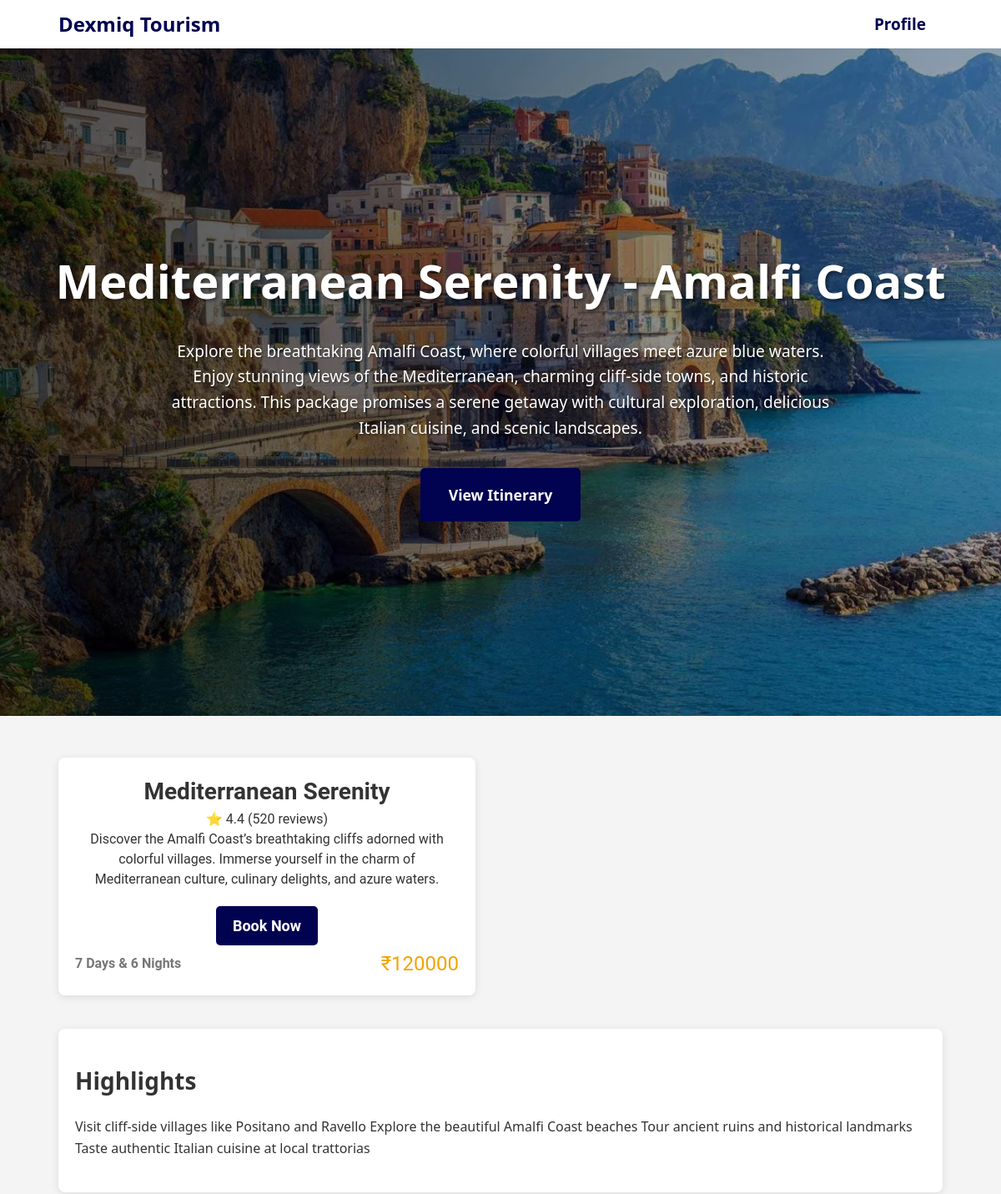
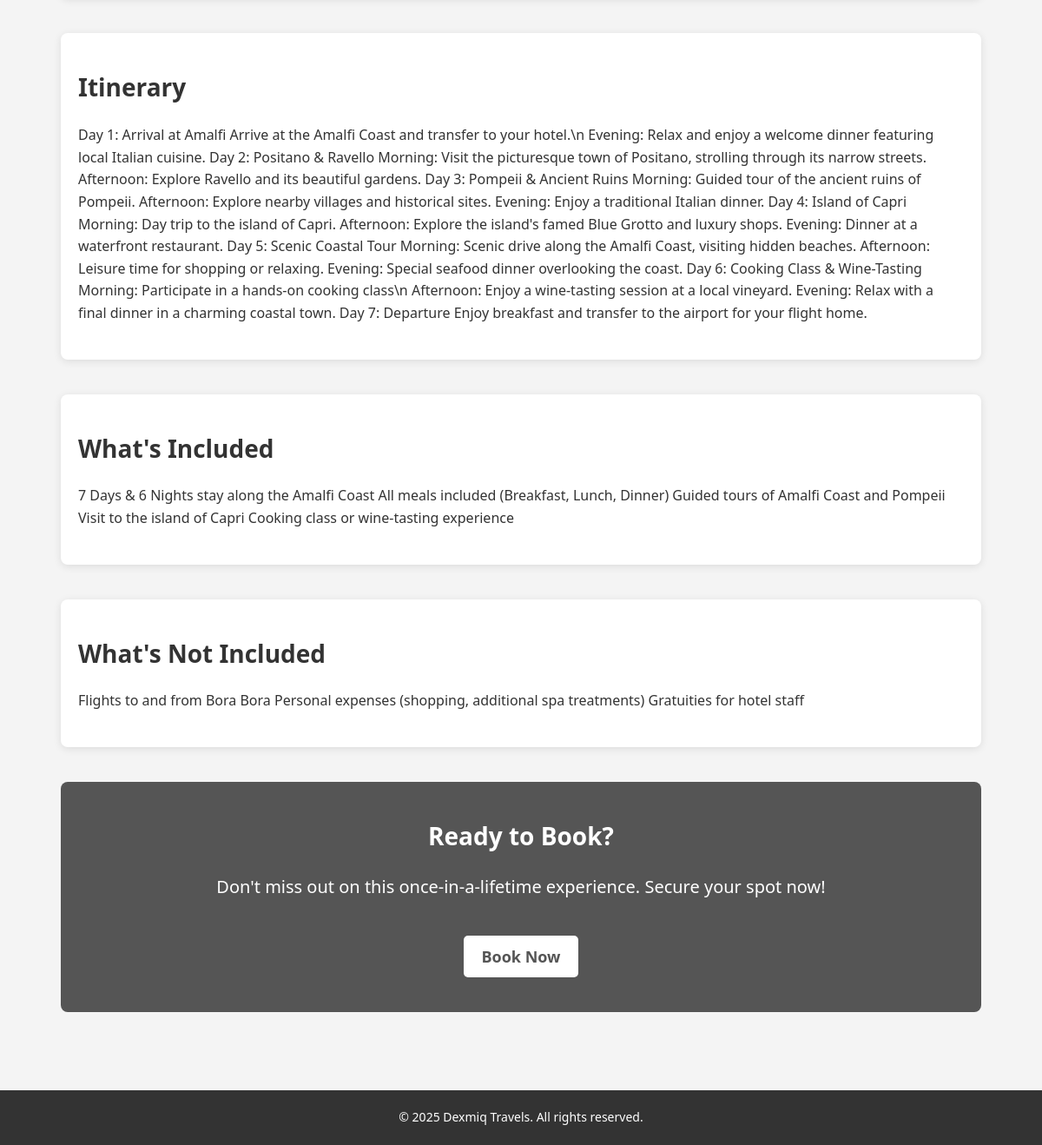
The page /api/package/4/ on the database its author committed (2 pictures, top to bottom).
### packages/models.py (models this page shows, shortened)
class Packages(models.Model):
    id = models.AutoField(primary_key = True)
    title = models.CharField(max_length = 50)
    image = models.ImageField(upload_to = 'packages/')
    hero_image = models.ImageField(upload_to = 'hero_images/')
    rating = models.FloatField(default = 0.0)
    reviews = models.IntegerField(default = 0)
    price = models.IntegerField(default = 0)
    duration = models.CharField(max_length = 50, default = 'Unknown')
    destination = models.CharField(max_length = 50, default=  'Unknown')
    short_description = models.TextField(default ="No short description available")
    long_description = models.TextField(default ="No long description available")
    highlights = models.TextField(default = "No highlights specified")
    itinerary = models.TextField(default = "No itinerary specified")
    inclusions = models.TextField(default = "No inclusions specified")
    exclusions = models.TextField(default = "No exclusions specified")
    customers = models.ManyToManyField(Customer, through='booking.Booking', related_name='packages')
    is_active = models.BooleanField(default=True)
    created_at = models.DateTimeField(auto_now_add=True)
    updated_at = models.DateTimeField(auto_now=True)
    is_featured = models.BooleanField(default=False)
    class Meta:
        ordering = ['-created_at']  # Packages by Last created

### packages/views.py (the view)
# urls.py: path('package/<int:id>/', package_detail, name='package_detail'),
def package_detail(request, id):
    package = get_object_or_404(Packages, id=id)
    return render(request, 'package_detail.html', {'package': package})

### templates/package_detail.html (shortened to what this page needs)
{% load static %}
<!DOCTYPE html>
<html lang="en">
<head>
    <link rel="stylesheet" href="{% static 'css/style.css' %}">
</head>
<body>
    <div class="navbar">
        <div class="container flex">
            <a href="{% url 'homepage' %}"><h1 class="logo">Dexmiq Tourism</h1></a>
            <nav id="navbar">
                <ul>
                    <li><a href="{% url 'profile' %}" class="file">Profile</a></li>
                </ul>
            </nav>
        </div>
    </div>
    <section class="hero" style="background-image: url('{{ package.hero_image.url }}');">
        <div class="hero-text">
            <h1>{{ package.title }} - {{ package.destination }}</h1>
            <p>{{package.long_description }}</p>
            <a href="#itinerary" class="itinerary-btn">View Itinerary</a>
        </div>
    </section>
    <div class="container">
        <section class="package-detail">
            <div class="package-detail-card">
                <h3>{{ package.title }}</h3>
                <div class="review-rating">
                    <span class="rating">⭐ {{ package.rating }}</span>
                    <span class="reviews">({{ package.reviews }} reviews)</span>
                </div>
                <p>{{ package.short_description }}</p>
                <div class="bottom-info">
                    <span class="duration">{{ package.duration }}</span>
                    <span class="price">₹{{ package.price }}</span>
                </div>
                <div class="booking-section">
                    <a href="{% url 'booking_view' package.id %}" class="book-btn">Book Now</a>
                </div>
            </div>
        </section>
        <section class="highlights">
            <h2>Highlights</h2>
            <p>{{ package.highlights }}</p>
        </section>
        <section id="itinerary" class="itinerary">
            <h2>Itinerary</h2>
            <p>{{ package.itinerary }}</p>
        </section>
        <section class="inclusions">
            <h2>What's Included</h2>
            <p>{{ package.inclusions }}</p>
        </section>
        <section class="exclusions">
            <h2>What's Not Included</h2>
            <p>{{ package.exclusions }}</p>
        </section>
        <section id="book-now" class="book-now">
            <h2>Ready to Book?</h2>
            <p>Don't miss out on this once-in-a-lifetime experience. Secure your spot now!</p>
            <a href="{% url 'booking_view' package.id %}" class="book-btn">Book Now</a>
        </section>
    </div>
    <footer>
        <p>&copy; 2025 Dexmiq Travels. All rights reserved.</p>
    </footer>
</body>
</html>

### static/css/style.css (style rules this page uses)
* { margin: 0; padding: 0; box-sizing: border-box; }
body { font-family: system-ui, -apple-system, BlinkMacSystemFont, 'Segoe UI', Roboto, Oxygen, Ubuntu, Cantarell, 'Open Sans', 'Helvetica Neue', sans-serif, sans-serif; line-height: 1.6; background-color: #f4f4f4; color: #333; }
a { text-decoration: none; color: inherit; }
.container { width: 90%; max-width: 1200px; margin: 0 auto; padding: 10px; }
.navbar { background-color: #fff; position: relative; }
.navbar .container { display: flex; justify-content: space-between; align-items: center; }
.navbar .logo { font-size: 24px; font-weight: bold; color: #fff; color: #010250; }
#navbar ul { display: flex; list-style-type: none; }
#navbar ul li { margin-right: 20px; }
#navbar ul li a { color: #010250; font-size: 19px; transition: color 0.3s ease; font-weight: bold; }
.hero { position: relative; width: 100%; height: 100vh; background-size: cover; background-position: center; background-repeat: no-repeat; display: flex; align-items: center; justify-content: center; }
.hero-text { position: relative; z-index: 2; width: 100%; padding: 2rem; text-align: center; color: #fff; background: linear-gradient(to right, rgba(0,0,0,0.7) 0%, rgba(0,0,0,0.3) 100%); height: 100%; display: flex; flex-direction: column; justify-content: center; align-items: center; }
.hero-text h1 { font-size: 3.5rem; font-weight: bold; margin-bottom: 1.5rem; text-shadow: 2px 2px 4px rgba(0,0,0,0.5); }
.hero-text p { font-size: 1.2rem; max-width: 800px; margin: 0 auto 2rem; line-height: 1.6; text-shadow: 1px 1px 2px rgba(0,0,0,0.5); }
.hero::before { display: none; }
.itinerary-btn { display: inline-block; padding: 1rem 2rem; background-color: #010250; color: #fff; font-size: 1.1rem; font-weight: bold; border-radius: 5px; transition: all 0.3s ease; border: 2px solid transparent; }
.package-detail { display: flex; flex-wrap: wrap; gap: 30px; margin: 40px 0; }
.package-detail-card { flex: 1; max-width: 500px; background: #fff; box-shadow: 0 2px 10px rgba(0, 0, 0, 0.1); border-radius: 8px; padding: 20px; text-align: center; font-family: 'Roboto', 'Arial', sans-serif; color: #333; line-height: 1.5; position: relative; padding-bottom: 60px; }
.package-detail-card h3 { font-size: 28px; font-weight: bold; color: #333; }
.bottom-info { position: absolute; bottom: 20px; left: 0; right: 0; display: flex; justify-content: space-between; align-items: center; padding: 0 20px; font-size: 16px; color: #777; }
.bottom-info .duration { font-weight: bold; }
.bottom-info .price { font-size: 24px; color: #f4a300; }
.book-btn { display: inline-block; padding: 10px 20px; background-color: #010250; color: #fff; font-size: 18px; font-weight: bold; border-radius: 5px; margin-top: 20px; transition: background-color 0.3s ease; }
.highlights { background-color: #fff; padding: 40px 20px; margin: 40px 0; box-shadow: 0 2px 10px rgba(0, 0, 0, 0.1); border-radius: 8px; }
.highlights h2 { font-size: 28px; margin-bottom: 20px; color: #333; }
.itinerary { background-color: #fff; padding: 40px 20px; margin: 40px 0; box-shadow: 0 2px 10px rgba(0, 0, 0, 0.1); border-radius: 8px; }
.itinerary h2 { font-size: 28px; margin-bottom: 20px; color: #333; }
.inclusions { background-color: #fff; padding: 40px 20px; margin: 40px 0; box-shadow: 0 2px 10px rgba(0, 0, 0, 0.1); border-radius: 8px; }
.inclusions h2 { font-size: 28px; margin-bottom: 20px; color: #333; }
.exclusions { background-color: #fff; padding: 40px 20px; margin: 40px 0; box-shadow: 0 2px 10px rgba(0, 0, 0, 0.1); border-radius: 8px; }
.exclusions h2 { font-size: 28px; margin-bottom: 20px; color: #333; }
.book-now { background-color: #555555; color: #fff; padding: 40px 20px; text-align: center; margin: 40px 0; border-radius: 8px; }
.book-now h2 { font-size: 28px; margin-bottom: 20px; }
.book-now p { font-size: 20px; margin-bottom: 20px; }
.book-now .book-btn { background-color: #fff; color: #555555; transition: background-color 0.3s ease; }
footer { background-color: #333; color: #fff; text-align: center; padding: 20px; font-size: 14px; margin-top: 40px; }

### rows shown on the page
Packages: hero_image (picture), title "Mediterranean Serenity", destination "Amalfi Coast", long_description "Explore the breathtaking Amalfi Coast, where colorful villages meet azure blue waters. Enjoy stunning views of the Mediterranean, charming cliff-side towns, and historic attractions. This package promises a serene getaway with cultural exploration, delicious Italian cuisine, and scenic landscapes.", rating "4.4", reviews "520", short_description "Discover the Amalfi Coast’s breathtaking cliffs adorned with colorful villages. Immerse yourself in the charm of Mediterranean culture, culinary delights, and azure waters.", duration "7 Days & 6 Nights", price "120000", highlights "Visit cliff-side villages like Positano and Ravello Explore the beautiful Amalfi Coast beaches Tour ancient ruins and historical landmarks Taste authentic Italian cuisine at local trattorias", itinerary "Day 1: Arrival at Amalfi Arrive at the Amalfi Coast and transfer to your hotel.\\n Evening: Relax and enjoy a welcome dinner featuring local Italian cuisine. Day 2: Positano & Ravello Morning: Visit the picturesque town of Positano, strolling through its narrow streets. Afternoon: Explore Ravello and its beautiful gardens. Day 3: Pompeii & Ancient Ruins Morning: Guided tour of the ancient ruins of Pompeii. Afternoon: Explore nearby villages and historical sites. Evening: Enjoy a traditional Italian dinner. Day 4: Island of Capri Morning: Day trip to the island of Capri. Afternoon: Explore the island's famed Blue Grotto and luxury shops. Evening: Dinner at a waterfront restaurant. Day 5:…", inclusions "7 Days & 6 Nights stay along the Amalfi Coast All meals included (Breakfast, Lunch, Dinner) Guided tours of Amalfi Coast and Pompeii Visit to the island of Capri Cooking class or wine-tasting experience", exclusions "Flights to and from Bora Bora Personal expenses (shopping, additional spa treatments) Gratuities for hotel staff"
